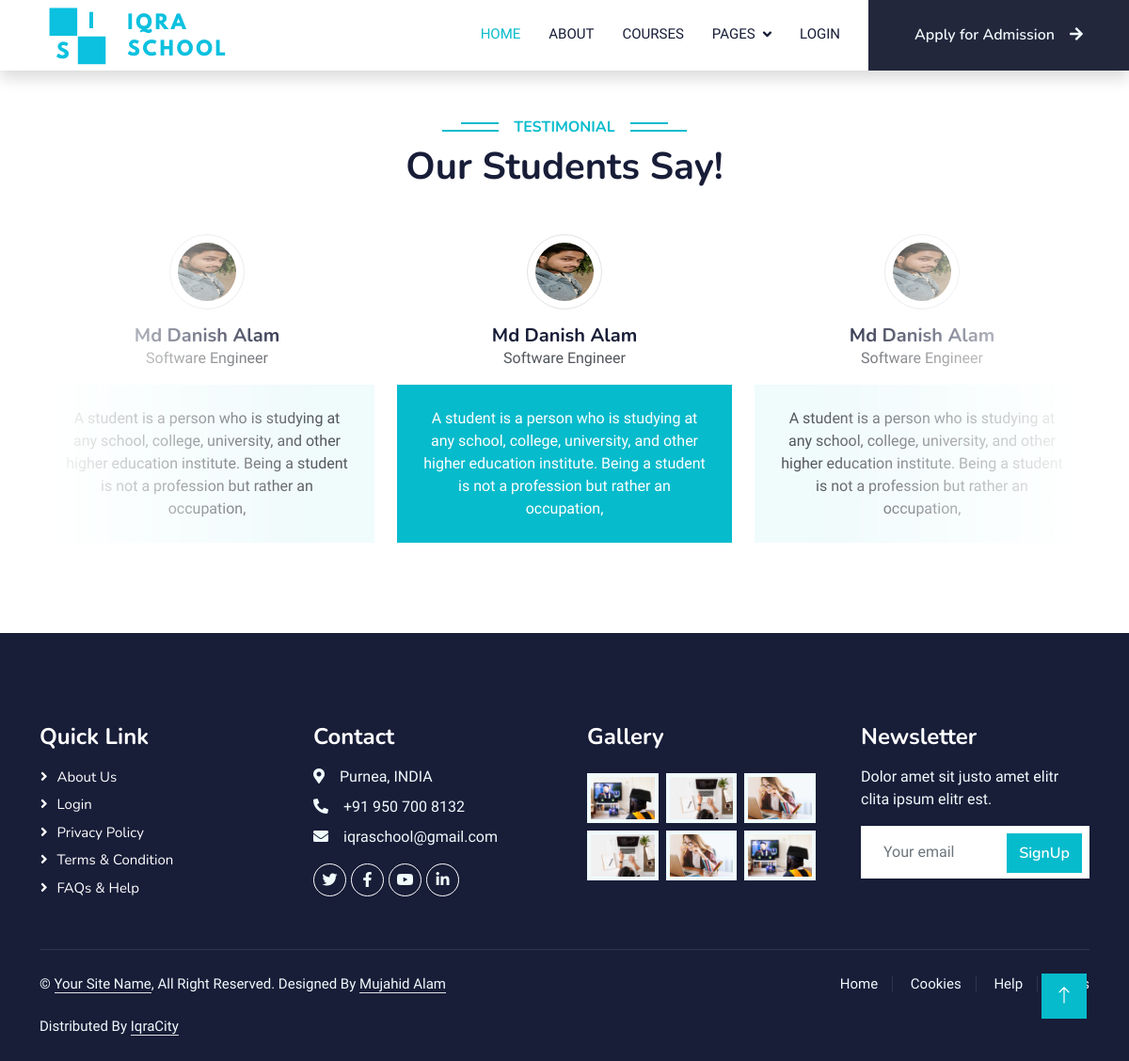
Page /ourStudent/ on the committed database.
### studyApp/models.py (models this page shows)
class OurStudents(models.Model):
    name = models.CharField(max_length=200)
    profession = models.CharField(max_length=200)
    description = models.CharField(max_length=200)
    image = models.ImageField(upload_to='StudentsImage', blank = True)

### studyApp/views.py (the view)
# urls.py: path('ourStudent/', ourStudent, name='ourStudent'),
def ourStudent(request):
    our_students_data = OurStudents.objects.all()
    context = {
        'our_students': our_students_data,
    }
    return render(request, 'ourStudent.html', context)

### templates/ourStudent.html (shortened to what this page needs)
{% extends 'base.html' %}
{% load static %}
{% block content %}
    <div class="container-xxl py-5 wow fadeInUp" data-wow-delay="0.1s">
        <div class="container">
            <div class="text-center">
                <h6 class="section-title bg-white text-center text-primary px-3">Testimonial</h6>
                <h1 class="mb-5">Our Students Say!</h1>
            </div>
            <div class="owl-carousel testimonial-carousel position-relative">
                {% for student in our_students %}
                    <div class="testimonial-item text-center">
                        {% if student.image %}
                            <td>
                                <img class="border rounded-circle p-2 mx-auto mb-3" src="{{ student.image.url }}" alt="{{ student.image.url }}"  style="width: 80px; height: 80px;">
                            </td>
                        {% else %}
                            <td>
                                <img class="border rounded-circle p-2 mx-auto mb-3" src="{% static 'img/testimonial-1.jpg' %}" style="width: 80px; height: 80px;">
                            </td>
                        {% endif %}
                        <h5 class="mb-0">{{ student.name}}</h5>
                        <p>{{ student.profession}}</p>
                        <div class="testimonial-text bg-light text-center p-4">
                        <p class="mb-0">{{ student.description }}</p>
                        </div>
                    </div>
                {% endfor %}
            </div>
        </div>
    </div>
    {% endblock%}

### static/css/style.css (style rules this page uses)
:root { --primary: #06BBCC; --light: #F0FBFC; --dark: #181d38; }
.section-title { position: relative; display: inline-block; text-transform: uppercase; }
.section-title::before { position: absolute; content: ""; width: calc(100% + 80px); height: 2px; top: 4px; left: -40px; background: var(--primary); z-index: -1; }
.section-title::after { position: absolute; content: ""; width: calc(100% + 120px); height: 2px; bottom: 5px; left: -60px; background: var(--primary); z-index: -1; }
.testimonial-carousel::before { position: absolute; content: ""; top: 0; left: 0; height: 100%; width: 0; background: linear-gradient(to right, rgba(255, 255, 255, 1) 0%, rgba(255, 255, 255, 0) 100%); z-index: 1; }
.testimonial-carousel::after { position: absolute; content: ""; top: 0; right: 0; height: 100%; width: 0; background: linear-gradient(to left, rgba(255, 255, 255, 1) 0%, rgba(255, 255, 255, 0) 100%); z-index: 1; }
@media (min-width: 768px) { .testimonial-carousel::before, .testimonial-carousel::after { width: 200px; } }
@media (min-width: 992px) { .testimonial-carousel::before, .testimonial-carousel::after { width: 300px; } }
.testimonial-carousel .owl-item .testimonial-text, .testimonial-carousel .owl-item.center .testimonial-text * { transition: .5s; }
.testimonial-carousel .owl-item.center .testimonial-text { background: var(--primary) !important; }
.testimonial-carousel .owl-item.center .testimonial-text * { color: #FFFFFF !important; }

### rows in the picture
OurStudents: image (picture), name "Md Danish Alam", profession "Software Engineer", description "A student is a person who is studying at any school, college, university, and other higher education institute. Being a student is not a profession but rather an occupation,"
